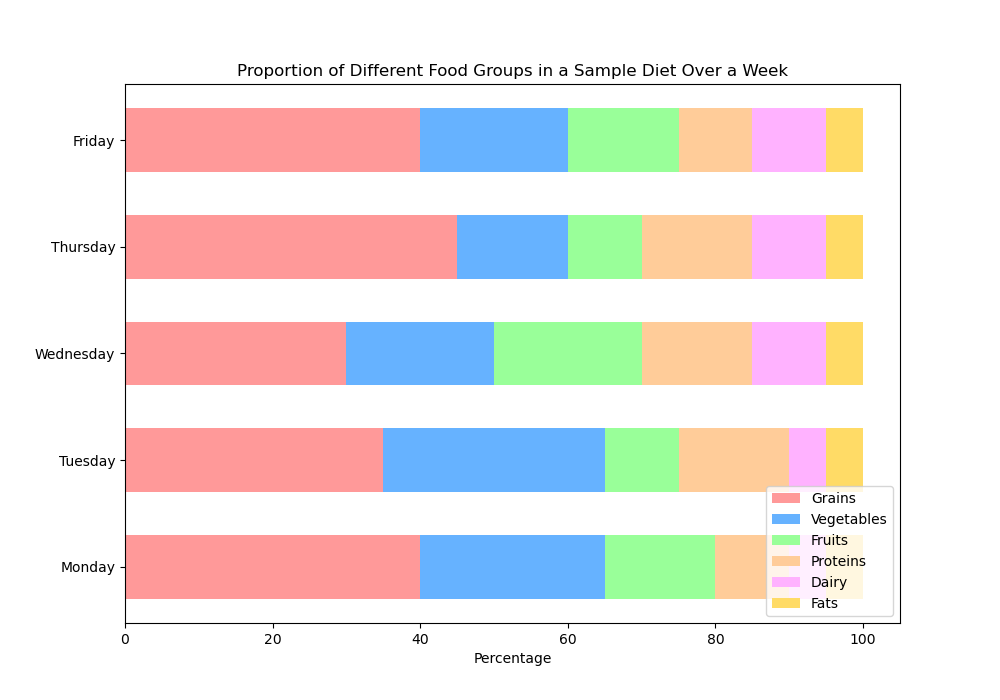

Write Python code to recreate this figure.
import matplotlib.pyplot as plt
import numpy as np

# Data
categories = ['Grains', 'Vegetables', 'Fruits', 'Proteins', 'Dairy', 'Fats']
days = ['Monday', 'Tuesday', 'Wednesday', 'Thursday', 'Friday']
data = np.array([
    [40, 25, 15, 10, 5, 5],
    [35, 30, 10, 15, 5, 5],
    [30, 20, 20, 15, 10, 5],
    [45, 15, 10, 15, 10, 5],
    [40, 20, 15, 10, 10, 5]
])

# Colors
colors = ['#FF9999', '#66B2FF', '#99FF99', '#FFCC99', '#FFB2FF', '#FFDB66']

# Create percentage data
data_percent = data / data.sum(axis=1)[:, None] * 100

# Plot
fig, ax = plt.subplots(figsize=(10, 7))

bar_width = 0.6
bars = np.arange(len(days))

cumulative = np.zeros(len(days))

for i, (category, color) in enumerate(zip(categories, colors)):
    ax.barh(bars, data_percent[:, i], left=cumulative, color=color, label=category, height=bar_width)
    cumulative += data_percent[:, i]

ax.set_yticks(bars)
ax.set_yticklabels(days)
ax.set_xlabel('Percentage')
ax.set_title('Proportion of Different Food Groups in a Sample Diet Over a Week')
ax.legend(loc='lower right')

plt.show()
